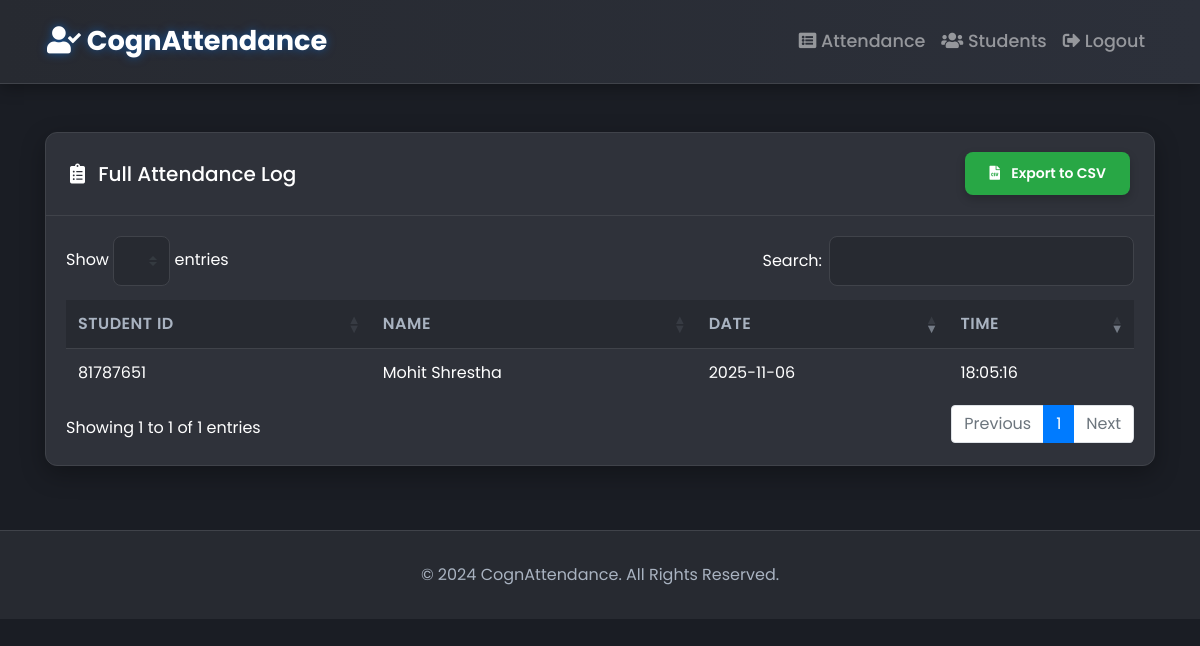
The page /attendance (signed in) on the database as committed earlier.
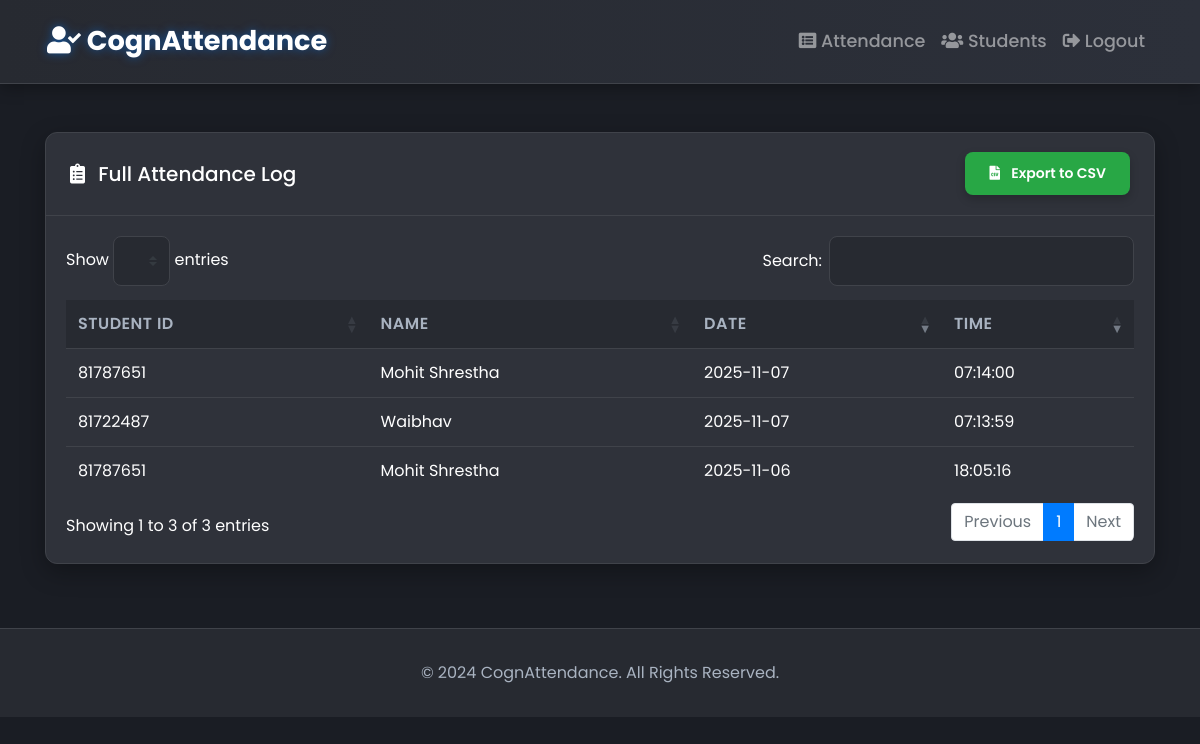
The same page on the database as committed later.
### tables this page shows
CREATE TABLE attendance (
                id INTEGER PRIMARY KEY AUTOINCREMENT,
                student_id TEXT NOT NULL,
                date TEXT NOT NULL,
                time TEXT NOT NULL,
                FOREIGN KEY (student_id) REFERENCES students (id) ON DELETE CASCADE
            );

CREATE TABLE students (
                id TEXT PRIMARY KEY,
                name TEXT NOT NULL,
                faculty TEXT,
                dob TEXT,
                email TEXT,
                address TEXT
            );

### app.py (the view)
@app.route('/attendance')
@login_required
def list_attendance():
    attendance_records = get_attendance()
    return render_template('attendance.html', attendance=attendance_records)

### app.py (called while the page is built)
def login_required(f):
    @wraps(f)
    def decorated_function(*args, **kwargs):
        if 'logged_in' not in session:
            return redirect(url_for('login', next=request.url))
        return f(*args, **kwargs)
    return decorated_function

### database_sql.py (called while the page is built, shortened)
def get_db_connection():
    if DB_TYPE == 'mysql':
        if not MYSQL_AVAILABLE:
            raise ImportError("MySQL driver not available. Please install mysql-connector-python")
        import mysql.connector  # type: ignore
        connection = mysql.connector.connect(
            host=DB_HOST,
            port=DB_PORT,
            database=DB_NAME,
            user=DB_USER,
            password=DB_PASSWORD
        )
        return connection
    else:  # sqlite (default)
        import sqlite3
        conn = sqlite3.connect(DB_FILE)
        conn.row_factory = sqlite3.Row
        return conn

### templates/attendance.html (shortened to what this page needs)
{% extends 'layout.html' %}
{% block content %}
<div class="card">
    <div class="card-header d-flex justify-content-between align-items-center">
        <h5 class="mb-0"><i class="fas fa-clipboard-list mr-2"></i> Full Attendance Log</h5>
        <a href="{{ url_for('export_attendance') }}" class="btn btn-sm btn-success">
            <i class="fas fa-file-csv mr-2"></i> Export to CSV
        </a>
    </div>
    <div class="card-body">
        <div class="table-responsive">
            {% include '_attendance_table.html' %}
        </div>
    </div>
</div>
{% endblock %}

### templates/_attendance_table.html (shortened to what this page needs)
<table class="table table-hover mb-0" id="attendanceTable">
    <thead>
        <tr>
            <th>Student ID</th>
            <th>Name</th>
            <th>Date</th>
            <th>Time</th>
        </tr>
    </thead>
    <tbody>
        {% for record in attendance %}
            <tr>
                <td>{{ record.student_id }}</td>
                <td>{{ record.name }}</td>
                <td>{{ record.date }}</td>
                <td>{{ record.time }}</td>
            </tr>
        {% endfor %}
    </tbody>
</table>

Rows that differ between the two databases and show on the page:
added attendance: student_id "81787651", name "Mohit Shrestha", date "2025-11-07", time "07:14:00"
added attendance: student_id "81722487", name "Waibhav", date "2025-11-07", time "07:13:59"
Other text that changed with them:
text written by a page script: "Show entries Search: Showing 1 to 1 of 1 entries Previous 1 Next" → "Show entries Search: Showing 1 to 3 of 3 entries Previous 1 Next"
